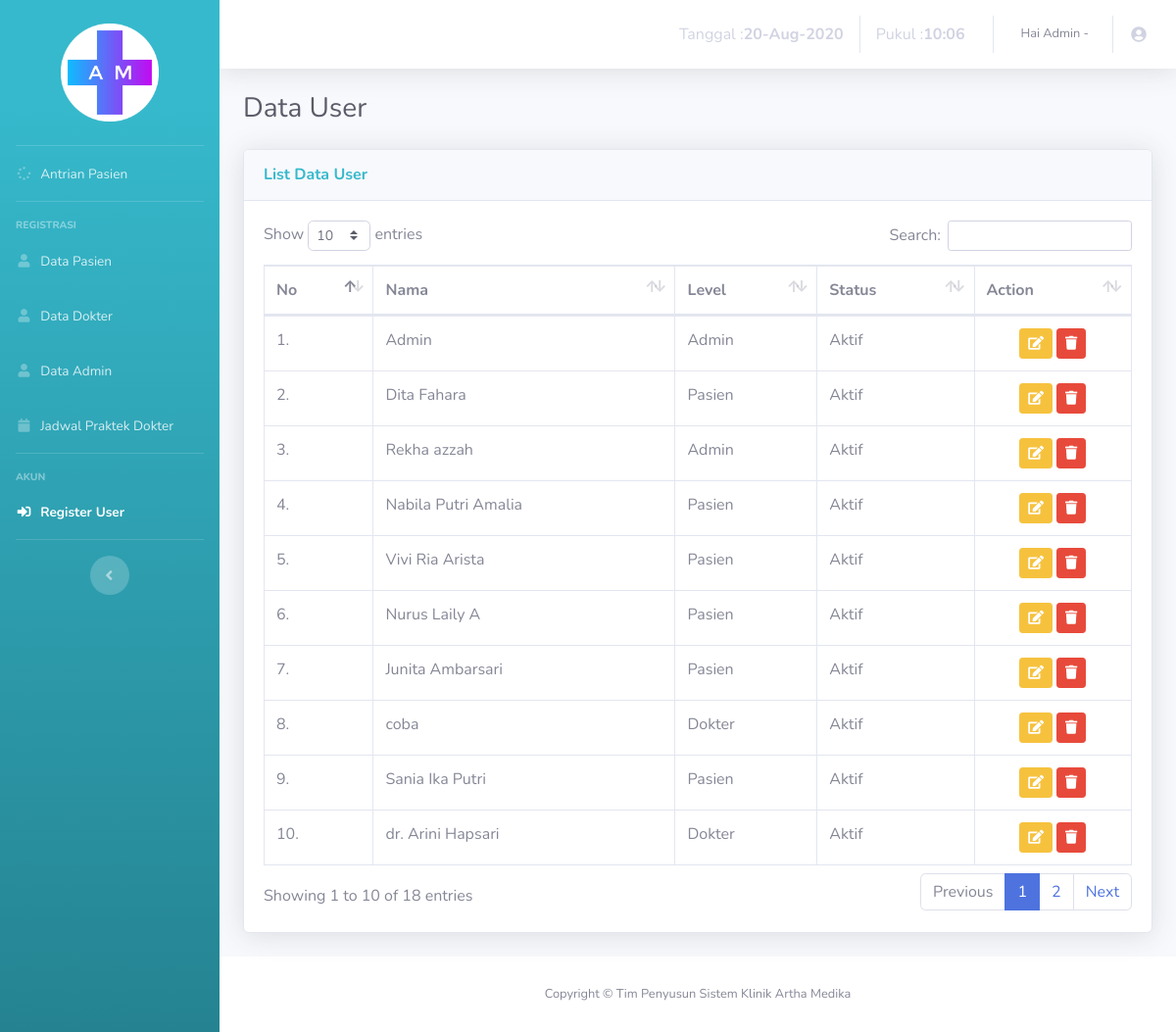
The app's page /admin/datauser.php with its own data.
### tables this page shows
CREATE TABLE IF NOT EXISTS `user` (
`id_user` int(5) NOT NULL,
  `nama_lengkap` varchar(30) NOT NULL,
  `password` varchar(15) NOT NULL,
  `level` int(1) NOT NULL,
  `status` varchar(15) NOT NULL
);

CREATE TABLE IF NOT EXISTS `level` (
`id` int(1) NOT NULL,
  `level_name` varchar(6) NOT NULL
);

### admin/datauser.php (the view, shortened to what this page needs)
<!DOCTYPE html>
<html lang="en">
<head>
  <link href="vendor/fontawesome-free/css/all.min.css" rel="stylesheet" type="text/css">
  <link href="css/sb-admin-2.min.css" rel="stylesheet">
  <link href="vendor/datatables/dataTables.bootstrap4.min.css" rel="stylesheet">
</head>
<body id="page-top">
  <div id="wrapper">
    <ul class="navbar-nav bg-gradient-info sidebar sidebar-dark accordion" id="accordionSidebar">
      <br>
      <div class="logo">
        <a href="#" class="simple-text logo-normal">
          <img class="center" src="../image/logo.png"/>
        </a>
      </div>
      <br>
      <hr class="sidebar-divider my-0">
      <li class="nav-item ">
        <a class="nav-link" href="index.php">
          <i class="fas fa-fw fa-spinner"></i>
          <span>Antrian Pasien</span></a>
        </li>
        <hr class="sidebar-divider">
        <div class="sidebar-heading">
          Registrasi
        </div>
        <li class="nav-item ">
          <a class="nav-link" href="datapasien.php">
            <i class="fas fa-fw fa-user"></i>
            <span>Data Pasien</span></a>
          </li>
          <li class="nav-item">
            <a class="nav-link" href="datadokter.php">
              <i class="fas fa-fw fa-user"></i>
              <span>Data Dokter</span></a>
            </li>
            <li class="nav-item">
              <a class="nav-link" href="dataadmin.php">
                <i class="fas fa-fw fa-user"></i>
                <span>Data Admin</span></a>
              </li>
              <li class="nav-item ">
                <a class="nav-link" href="jadwal.php">
                  <i class="fas fa-fw fa-calendar"></i>
                  <span>Jadwal Praktek Dokter</span></a>
                </li>
                <hr class="sidebar-divider">
                <div class="sidebar-heading">
                  Akun
                </div>
                <li class="nav-item active">
                  <a class="nav-link" href="datauser.php">
                    <i class="fas fa-fw fa-sign-in-alt"></i>
                    <span>Register User</span></a>
                  </li>
                  <hr class="sidebar-divider d-none d-md-block">
                  <div class="text-center d-none d-md-inline">
                    <button class="rounded-circle border-0" id="sidebarToggle"></button>
                  </div>
                </ul>
                <div id="content-wrapper" class="d-flex flex-column">
                  <div id="content">
                    <nav class="navbar navbar-expand navbar-light bg-white topbar mb-4 static-top shadow">
                      <ul class="navbar-nav ml-auto">
                        <li class="nav-item">
                          <a class="nav-link" href="#">
                           <?php
                           $tanggal= mktime(date("m"),date("d"),date("Y"));
                           echo "Tanggal : <b>".date("d-M-Y", $tanggal)."</b> ";
                           $jam=date("H:i");
                           echo "Pukul : <b>". $jam." "."</b>";
                           ?>
                         </a>
                       </li>
                       <li class="nav-item dropdown no-arrow">
                        <a class="nav-link dropdown-toggle" href="#" id="userDropdown" role="button" data-toggle="dropdown" aria-haspopup="true" aria-expanded="false">
                          <span class="mr-2 d-none d-lg-inline text-gray-600 small">Hai Admin -
                          ?></span>
                          <i class="fas fa-fw fa-user-circle"></i>
                        </a>
                      </li>
                    </ul>
                  </nav>
                  <div class="container-fluid">
                    <div class="d-sm-flex align-items-center justify-content-between mb-4">
                      <h1 class="h3 mb-0 text-gray-800">Data User</h1>
                    </div>
                    <div class="card shadow mb-4">
                      <div class="card-header py-3">
                        <h6 class="m-0 font-weight-bold text-info">List Data User</h6>
                      </div>
                      <div class="card-body">
                        <div class="table-responsive">
                          <table class="table table-bordered" id="dataTable" width="100%" cellspacing="0">
                            <thead>
                              <tr>
                                <th>No</th>
                                <th>Nama </th>
                                <th>Level</th>
                                <th>Status</th>
                                <th>Action</th>
                              </tr>
                            </thead>
                            <tbody>
                              <?php
                              include '../process/conSQL.php';
                              $no = 1;
                              $query = "SELECT * FROM user ORDER BY id_user asc";
                              $res = mysqli_query($con, $query);
                              if(mysqli_num_rows($res) == 0){
                                echo '<tr><td colspan="10">Tidak ada data!</td></tr>';
                              }else{
                               while($data = mysqli_fetch_assoc($res)){
                                echo "<tr>";
                                echo "<td>".$no++.".</td>";
                                echo "<td>".$data['nama_lengkap']."</td>";
                                $level_name = $data['level'];
                                $lv = "SELECT level_name FROM level WHERE id = $level_name  ";
                                $result = mysqli_query($con, $lv);
                                $dataLv = mysqli_fetch_assoc($result);
                                echo "<td>".$dataLv['level_name']."</td>";
                                echo '<td>'.$data['status'].'</td>';
                                echo "<td class='td-actions text-center'>";
                                echo "<a class='btn btn-warning btn-sm' rel='tooltip' href='edit-user.php?id_user=".$data["id_user"]."'><i class='fas fa-edit'></i></a>";
                                echo "<a class='btn btn-danger btn-sm' rel='tooltip' href='hapus-user.php?id_user=".$data["id_user"]."'><i class='fas fa-trash'></i></a>";
                                echo "</td>";
                                echo '</tr>';
                              }
                            }
                            ?>
                          </tbody>
                        </table>
                      </div>
                    </div>
                  </div>
                </div>
              </div>
              <footer class="sticky-footer bg-white">
                <div class="container my-auto">
                  <div class="copyright text-center my-auto">
                    <span>Copyright &copy; Tim Penyusun Sistem Klinik Artha Medika</span>
                  </div>
                </div>
              </footer>
            </div>
          </div>
        </body>
        </html>

### admin/datauser.php (style rules this page uses)
.center { margin-left:auto;margin-right:auto;display:block;width:100px }

### records on screen
user: nama_lengkap "Admin", level.level_name "Admin", status "Aktif"
user: nama_lengkap "Dita Fahara", level.level_name "Pasien", status "Aktif"
user: nama_lengkap "Rekha azzah", level.level_name "Admin", status "Aktif"
user: nama_lengkap "Nabila Putri Amalia", level.level_name "Pasien", status "Aktif"
user: nama_lengkap "Vivi Ria Arista", level.level_name "Pasien", status "Aktif"
user: nama_lengkap "Nurus Laily A", level.level_name "Pasien", status "Aktif"
user: nama_lengkap "Junita Ambarsari", level.level_name "Pasien", status "Aktif"
user: nama_lengkap "coba", level.level_name "Dokter", status "Aktif"
user: nama_lengkap "Sania Ika Putri", level.level_name "Pasien", status "Aktif"
user: nama_lengkap "dr. Arini Hapsari", level.level_name "Dokter", status "Aktif"
